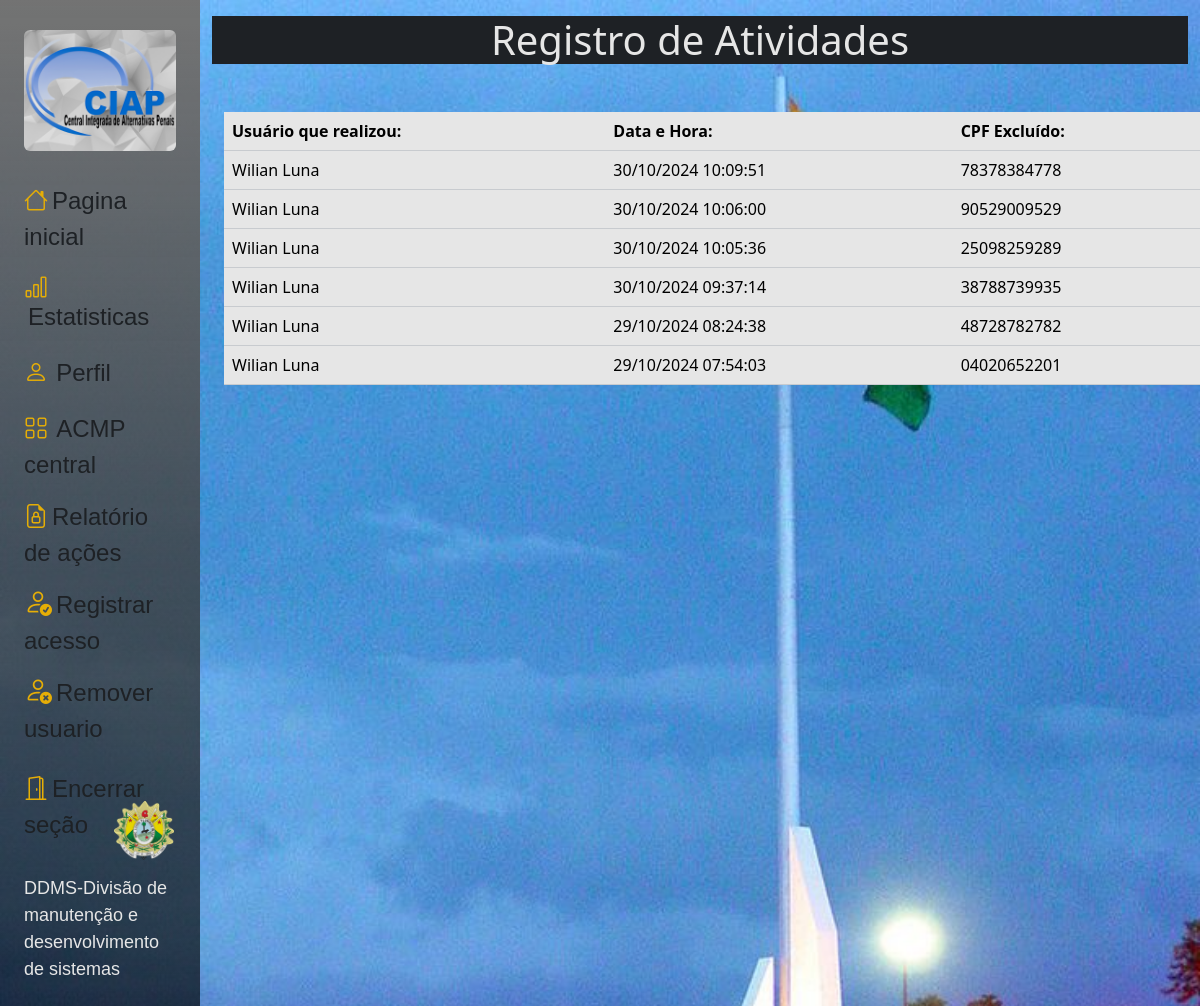
The app's page /base/actions/ (signed in) with its own data.
### core/models.py (models this page shows, shortened)
class ActivityLog(models.Model):
    user = models.ForeignKey(User, on_delete=models.CASCADE)
    timestamp = models.DateTimeField(auto_now_add=True)
    cpf_excluido = models.CharField(max_length=11, null=True, blank=True)

class User(AbstractBaseUser, PermissionsMixin):
    cpf = models.CharField(max_length=11, unique=True)
    nome = models.CharField(max_length=255, default='')
    profile_image = models.URLField(max_length=200, blank=True, null=True)
    unidade = models.CharField(
                            choices=c_unidade,
                            max_length=15,
                            null=False,
                            blank=False,
                            default='Não informado',
                            )
    is_active = models.BooleanField(default=True)
    is_staff = models.BooleanField(default=False)
    USERNAME_FIELD = 'cpf'
    REQUIRED_FIELDS = []
    objects = UserManager()
    class Meta:
        indexes = [
            models.Index(fields=['unidade']),
        ]

### core/views.py (the view)
# urls.py: path('base/', views.actions_view, name='action'),
@login_required
def actions_view(request):
    template_name = 'commons/include/actions.html'
    alteracoes = ActivityLog.objects.all().order_by('-timestamp')[:20]
    return render(request, template_name, {'alteracoes': alteracoes})

### templates/commons/include/actions.html (shortened to what this page needs)
{% extends 'commons/include/new_base.html' %}
{% load static %}
{% block content %}
<h1 class="d-flex justify-content-center text-white bg-dark">Registro de Atividades</h1>
<div class="container mt-5 d-flex justify-content-center">
    <table class="table">
        <thead>
            <tr>
                <th>Usuário que realizou:</th>
                <th>Data e Hora:</th>
                <th>CPF Excluído:</th>
            </tr>
        </thead>
        <tbody>
            {% for log in alteracoes %}
                <tr>
                    <td>{{ log.user.nome }}</td>
                    <td>{{ log.timestamp|date:"d/m/Y H:i:s" }}</td>
                    <td>{{ log.cpf_excluido|default:'N/A' }}</td>
                </tr>
            {% empty %}
                <tr>
                    <td colspan="3" class="text-center">Nenhum registro encontrado.</td>
                </tr>
            {% endfor %}
        </tbody>
    </table>
</div>
{% endblock content %}

### static/css/base.css (style rules this page uses)
body { background-image: url('/media/acreImg.png'); background-size: cover; background-position: top left; background-repeat: no-repeat; background-attachment: fixed; filter: brightness(0.9) contrast(1.0); }
.container { width: 1000px; }

### records on screen
ActivityLog: user.nome "Wilian Luna", timestamp "30/10/2024 10:09:51", cpf_excluido "78378384778"
ActivityLog: user.nome "Wilian Luna", timestamp "30/10/2024 10:06:00", cpf_excluido "90529009529"
ActivityLog: user.nome "Wilian Luna", timestamp "30/10/2024 10:05:36", cpf_excluido "25098259289"
ActivityLog: user.nome "Wilian Luna", timestamp "30/10/2024 09:37:14", cpf_excluido "38788739935"
ActivityLog: user.nome "Wilian Luna", timestamp "29/10/2024 08:24:38", cpf_excluido "48728782782"
ActivityLog: user.nome "Wilian Luna", timestamp "29/10/2024 07:54:03", cpf_excluido "04020652201"
